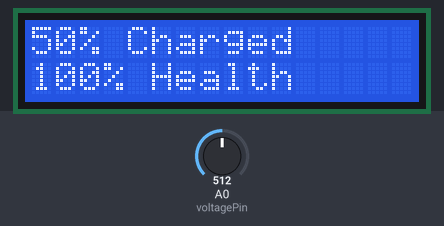
The sketch below on a simulated Arduino Uno, built with avr-gcc and run on an emulated ATmega328P. On the bench: 16×2 character LCD. Inputs (shaded band) come from the test bench; at power-on: A0 (voltagePin) = 512. What the sketch prints to the serial monitor is not drawn.

Above: at 1.2 s.
1.3 s: A0 (voltagePin) set to 70
At 1.7 s:
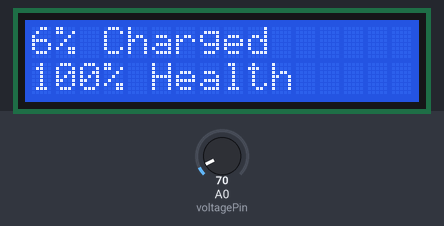
2.8 s: A0 (voltagePin) set to 122
At 3.7 s:
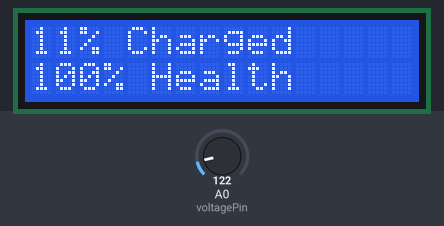
4.3 s: A0 (voltagePin) set to 0
At 4.6 s:
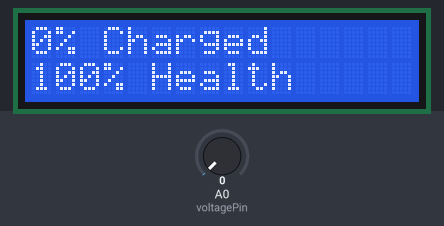
Timing chart, 0 to 7.3 s (numbered marks = the images above; inputs shaded):
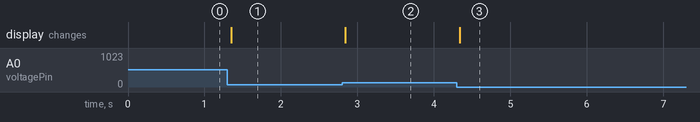

The sketch:

DirectINO.ino
```cpp
#include <LiquidCrystal.h>

// ------ Include Statements End here--------//

class Relay {
  private:
    const int pin;

  public:
    Relay(int pin) :
      pin(pin) {}

    void setup() {
      pinMode(pin, OUTPUT);
    }

    void turnOn() {
      digitalWrite(pin, HIGH);
    }

    void turnOff() {
      digitalWrite(pin, LOW);
    }
};

class BatteryMonitor {
  private:
    const int voltagePin;
    const float peakVoltage;
    float voltage;
    unsigned long startTime;
    double elapsedTime;
  	double health = 100;
  	unsigned long startPercentage;
    double perD;
  double inHours;

  public:
    BatteryMonitor(int voltagePin, float peakVoltage, double perD = 1, double inHours = 0.008) :
      voltagePin(voltagePin),
      peakVoltage(peakVoltage), perD(perD), inHours(inHours) {}

    void setup() {
      pinMode(voltagePin, INPUT);
      startTime = millis();
      startPercentage = getBatteryPercentage();
    }

  void reset(){
    startTime = millis();
      startPercentage = getBatteryPercentage();
  }

  void updateData(){
    getVoltage();
    Serial.println(millis()-startTime);

    if(getElapsedTimeHours() > inHours){
    	double perDrop = startPercentage - getBatteryPercentage();
    if(perD < perDrop){
      	double refRate = perD/36000;
    	double ourRate = perDrop/36000;
      	double percMore = ourRate/refRate;
      	health = 100/percMore;
    }

    	// Reset for next Cycle
    reset();
	}
  }

    float getVoltage() {
      double analogValue = analogRead(voltagePin);
      voltage = (analogValue * peakVoltage/1023.0);
      return voltage;
    }

    double getElapsedTimeHours() {
      double currentTime = millis();
      elapsedTime = currentTime - startTime;
      double hours = elapsedTime / 3600000;
      return hours;
    }

    int getBatteryHealth() {
      return health;
    }

    double getBatteryPercentage() {
      double voltage = getVoltage();
      double batteryPercentage = (voltage * 100 / peakVoltage);
      return batteryPercentage;
    }
};


class OutputDevice {
  public:
    virtual void write(const char* text) = 0;
};

class LCD : public OutputDevice {
  public:
    LCD(int rs, int enable, int d4, int d5, int d6, int d7) {
      lcd_ = new LiquidCrystal(rs, enable, d4, d5, d6, d7);
    }
  ~LCD(){
  delete lcd_;
  }

    void init() {
      lcd_->begin(16, 2);
      lcd_->clear();
    }

    void setCursor(int column, int row) {
      lcd_->setCursor(column, row);
    }

    void write(const char* text) override {
      lcd_->print(text);
    }

  public:
    LiquidCrystal* lcd_;
};


class SerialMonitor : public OutputDevice {
  public:
    void write(const char* text) override {
      Serial.println(text);
    }
};

class TextWriter {
  public:
    TextWriter(OutputDevice* output_device) : output_device_(output_device) {}

    void write(const char* text) {
      output_device_->write(text);
    }


    void write(auto value) {
      output_device_->write(String(value).c_str());
    }

  private:
    OutputDevice* output_device_;
};


//-----Classes end-----------//

const  int voltagePin = A0;
const  float peakVoltage  = 5;

LCD lcd(12, 11, 5, 4, 3, 2);
SerialMonitor serial_monitor;
TextWriter text_writer(&lcd);
BatteryMonitor battery(voltagePin, peakVoltage);
Relay relay(8);

// --------- Varibale Declaration--------//

void setup(){
  Serial.begin(9600);
  battery.setup();
  lcd.init();
}

void loop(){
  lcd.lcd_->clear();
  if (battery.getBatteryPercentage()<80)
    relay.turnOn();
   else
    relay.turnOff();

  battery.updateData();

  lcd.setCursor(0, 0);
  text_writer.write(String((int)battery.getBatteryPercentage() +  String("%") + String(" Charged")));
  lcd.setCursor(0, 1);
  text_writer.write(String(battery.getBatteryHealth() +  String("%") + String(" Health")));
  delay(100);
}
```

Measured:
- after the input at 1.3 s, the display: changes after 0.05 s (image 1)
- after the input at 2.8 s, the display: changes at once (image 2)
- after the input at 4.3 s, the display: changes at once (image 3)
